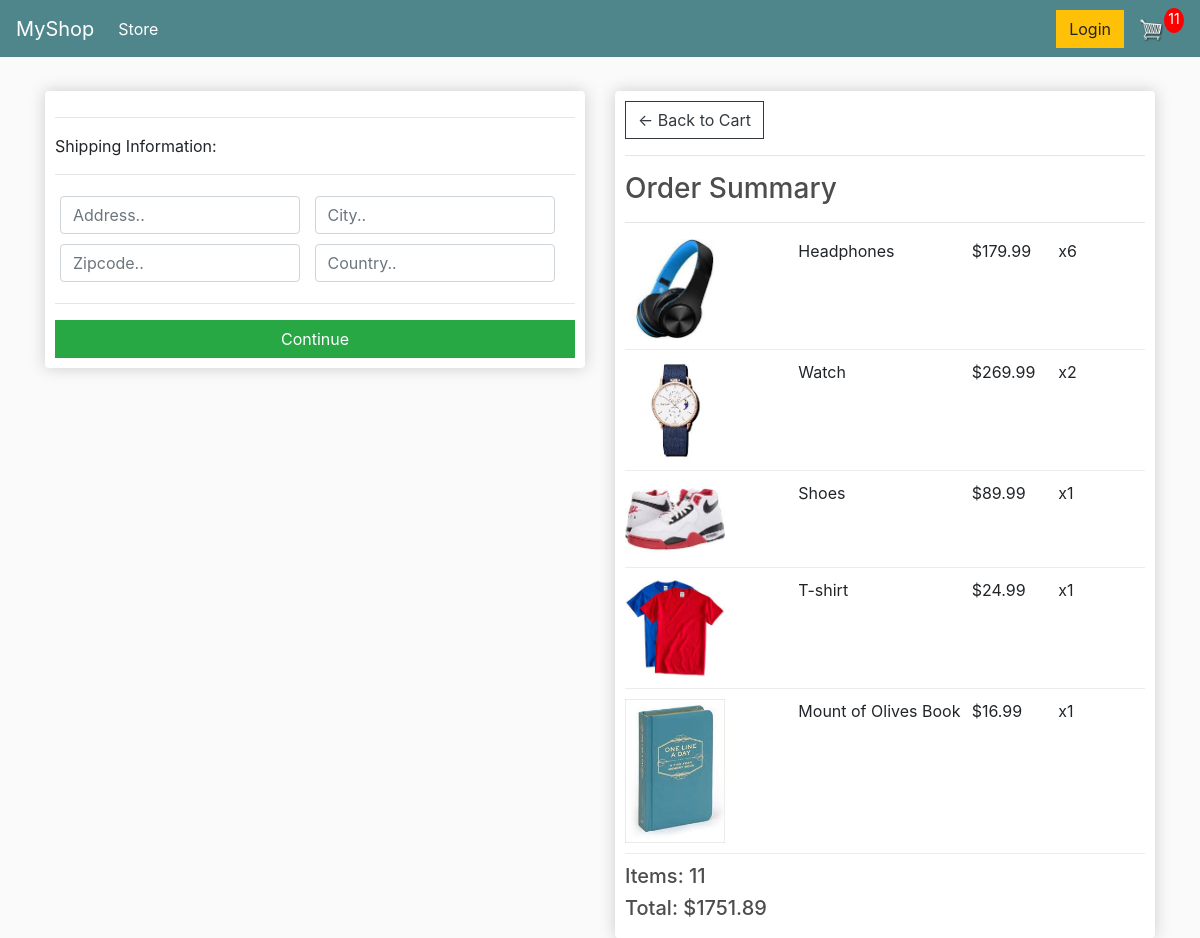
Before: /checkout/ (signed in) with the older database file.
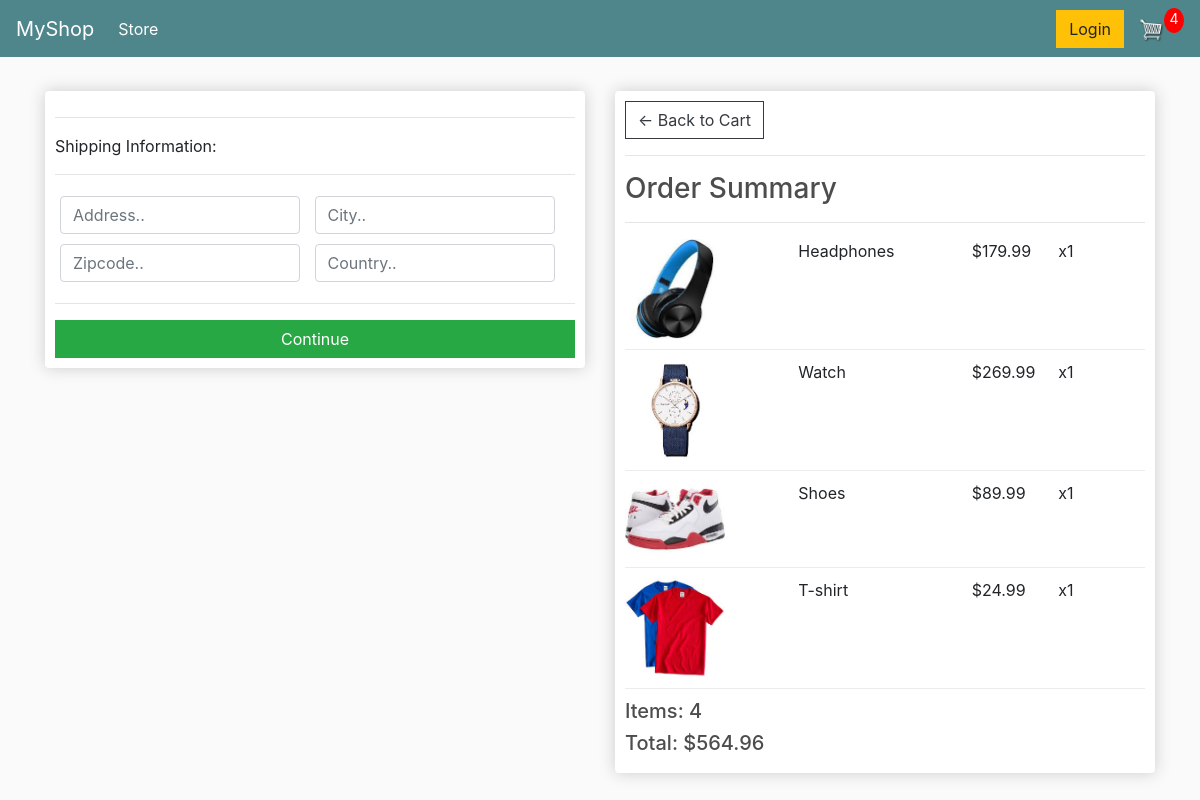
After: the same page with the newer database file.
### store/models.py (models this page shows, shortened)
class OrderItem(models.Model):
    product = models.ForeignKey(Product, on_delete=models.SET_NULL, null=True)
    order = models.ForeignKey(Order, on_delete=models.SET_NULL, null=True)
    quantity = models.IntegerField(default=0, null=True, blank=True)
    date_added = models.DateTimeField(auto_now_add=True)
    @property
    def get_total(self):
        return self.product.price * self.quantity

class Product(models.Model):
    name = models.CharField(max_length=200)
    price = models.FloatField()
    digital = models.BooleanField(default=False, null=True, blank=True)
    image = models.ImageField(null=True, blank=True)
    @property
    def imageURL(self):
        try:
            url = self.image.url
        except:
            url = ''
        return url

class Order(models.Model):
    customer = models.ForeignKey(Customer, on_delete=models.SET_NULL, null=True, blank=True)
    date_ordered = models.DateTimeField(auto_now_add=True)
    complete = models.BooleanField(default=False)
    transaction_id = models.CharField(max_length=200, null=True)
    @property
    def get_cart_total(self):
        items = self.orderitem_set.all()
        total = sum([item.get_total for item in items])
        return total
    @property
    def get_cart_items(self):
        items = self.orderitem_set.all()
        total = sum([item.quantity for item in items])
        return total
    @property
    def shipping(self):
        shipping = False
        order_items = self.orderitem_set.all()
        for item in order_items:
            if not item.product.digital:
                shipping = True
        return shipping

### store/views.py (the view)
# urls.py: path('checkout/', views.checkout, name='checkout'),
def checkout(request):
    if request.user.is_authenticated:
        customer = request.user.customer
        order, created = Order.objects.get_or_create(customer=customer, complete=False)
        items = order.orderitem_set.all()
        cartItems = order.get_cart_items
    else:
        items = []
        order = {'get_cart_total': 0, 'get_cart_items': 0, 'shipping':False}
        cartItems = order['get_cart_items']
    context = {'items':items, 'order': order, 'cartItems':cartItems}
    return render(request, 'store/checkout.html', context)

### store/templates/store/checkout.html (shortened to what this page needs)
{% extends 'store/base.html' %}
{% load static %}
{% block content %}
    <div class="row">
        <div class="col-lg-6">
            <div class="box-element" id="form-wrapper">
                <form id="form">
                    <div id="shipping-info">
                        <hr>
                        <p>Shipping Information:</p>
                        <hr>
                        <div class="form-field">
                            <input class="form-control" type="text" name="address" placeholder="Address..">
                        </div>
                        <div class="form-field">
                            <input class="form-control" type="text" name="city" placeholder="City..">
                        </div>
                        <div class="form-field">
                            <input class="form-control" type="text" name="zipcode" placeholder="Zipcode..">
                        </div>
                        <div class="form-field">
                            <input class="form-control" type="text" name="country" placeholder="Country..">
                        </div>
                    </div>
                    <hr>
                    <input id="form-button" class="btn btn-success btn-block" type="submit" value="Continue">
                </form>
            </div>
            <br>
        </div>
        <div class="col-lg-6">
			<div class="box-element">
				<a  class="btn btn-outline-dark" href="{% url 'cart' %}">&#x2190; Back to Cart</a>
				<hr>
				<h3>Order Summary</h3>
                <hr>
                {% for item in items %}
				<div class="cart-row">
					<div style="flex:2"><img class="row-image" src="{{item.product.imageURL}}"></div>
					<div style="flex:2"><p>{{item.product.name}}</p></div>
					<div style="flex:1"><p>${{item.product.price}}</p></div>
					<div style="flex:1"><p>x{{item.quantity}}</p></div>
                </div>
                {% endfor %}
				<h5>Items: {{order.get_cart_items}}</h5>
				<h5>Total: ${{order.get_cart_total|floatformat:2}}</h5>
			</div>
        </div>
    </div>
{% endblock %}

Changed rows visible on the page:
removed OrderItem: product.imageURL (picture), product.name "Mount of Olives Book", product.price "16.99", quantity "1"
changed OrderItem "Headphones": quantity "6" → "1"
changed OrderItem "Watch": quantity "2" → "1"
changed through a linked row, Order: get_cart_items "11" → "4"; get_cart_total "1751.89" → "564.96"
Other visible differences:
{{ cartItems }}: "11" → "4"
